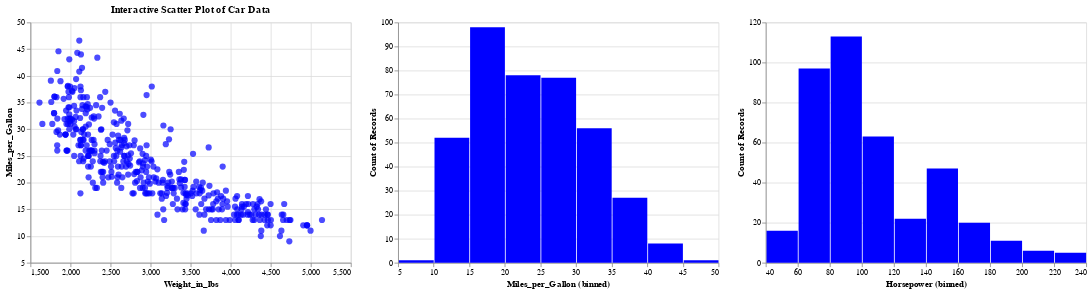

Notebook code for this chart:
### Markdown cell above
5.4. Измените приведенный выше пример диаграммы разброса и гистограммы, чтобы

- панорамировать и увеличивать диаграмму рассеяния;
- гистограмма отражала только те точки, которые видны в данный момент.

**На первом графике есть параметризация, на втором работает только зумирование**

### Code cell
zoom_brush = alt.selection_interval(bind='scales')

selection_brush = alt.selection_interval()
chart_new2 = alt.Chart(cars).mark_circle(size=60).encode(
    x=alt.X('Weight_in_lbs', scale=alt.Scale(zero=False)),
    y=alt.Y('Miles_per_Gallon', scale=alt.Scale(zero=False)),
    tooltip=['Name', 'Cylinders', 'Displacement', 'Horsepower', 'Weight_in_lbs', 'Acceleration', 'Year', 'Origin'],
    color=alt.condition(selection_brush, alt.value('blue'), alt.value('lightgray'))
).properties(
    title='Interactive Scatter Plot of Car Data'
).add_selection(
    zoom_brush
).add_selection(
    selection_brush
).interactive()

mpg_hist2 = alt.Chart(cars).mark_bar().encode(
    x=alt.X('Miles_per_Gallon:Q', bin=True),
    y='count()',
    color=alt.condition(selection_brush, alt.value('blue'), alt.value('lightgray'))
).transform_filter(
    zoom_brush
).add_selection(
    selection_brush
)

hp_hist2 = alt.Chart(cars).mark_bar().encode(
    x=alt.X('Horsepower:Q', bin=True),
    y='count()',
    color=alt.condition(selection_brush, alt.value('blue'), alt.value('lightgray'))
).transform_filter(
    zoom_brush
).add_selection(
    selection_brush
)

two_panel_hist2 = alt.hconcat(mpg_hist2, hp_hist2)
chart_new2 | two_panel_hist2

### Figure 1 — Vega-Lite specification as saved in the notebook (floating-point values rounded to 4 significant figures; data arrays with more than 128 entries replaced by an {"elided": "..."} marker saying what was removed)
{"config": {"view": {"continuousWidth": 400, "continuousHeight": 300}}, "hconcat": [{"mark": {"type": "circle", "size": 60}, "encoding": {"color": {"condition": {"value": "blue", "selection": "selector013"}, "value": "lightgray"}, "tooltip": [{"field": "Name", "type": "nominal"}, {"field": "Cylinders", "type": "quantitative"}, {"field": "Displacement", "type": "quantitative"}, {"field": "Horsepower", "type": "quantitative"}, {"field": "Weight_in_lbs", "type": "quantitative"}, {"field": "Acceleration", "type": "quantitative"}, {"field": "Year", "type": "temporal"}, {"field": "Origin", "type": "nominal"}], "x": {"field": "Weight_in_lbs", "scale": {"zero": false}, "type": "quantitative"}, "y": {"field": "Miles_per_Gallon", "scale": {"zero": false}, "type": "quantitative"}}, "selection": {"selector012": {"type": "interval", "bind": "scales"}, "selector013": {"type": "interval"}, "selector014": {"type": "interval", "bind": "scales", "encodings": ["x", "y"]}}, "title": "Interactive Scatter Plot of Car Data"}, {"hconcat": [{"mark": "bar", "encoding": {"color": {"condition": {"value": "blue", "selection": "selector013"}, "value": "lightgray"}, "x": {"bin": true, "field": "Miles_per_Gallon", "type": "quantitative"}, "y": {"aggregate": "count", "type": "quantitative"}}, "selection": {"selector013": {"type": "interval"}}, "transform": [{"filter": {"selection": "selector012"}}]}, {"mark": "bar", "encoding": {"color": {"condition": {"value": "blue", "selection": "selector013"}, "value": "lightgray"}, "x": {"bin": true, "field": "Horsepower", "type": "quantitative"}, "y": {"aggregate": "count", "type": "quantitative"}}, "selection": {"selector013": {"type": "interval"}}, "transform": [{"filter": {"selection": "selector012"}}]}]}], "data": {"name": "data-f02450ab61490a1363517a0190416235"}, "$schema": "https://vega.github.io/schema/vega-lite/v4.17.0.json", "datasets": {"data-f02450ab61490a1363517a0190416235": {"elided": "406 records"}}}
